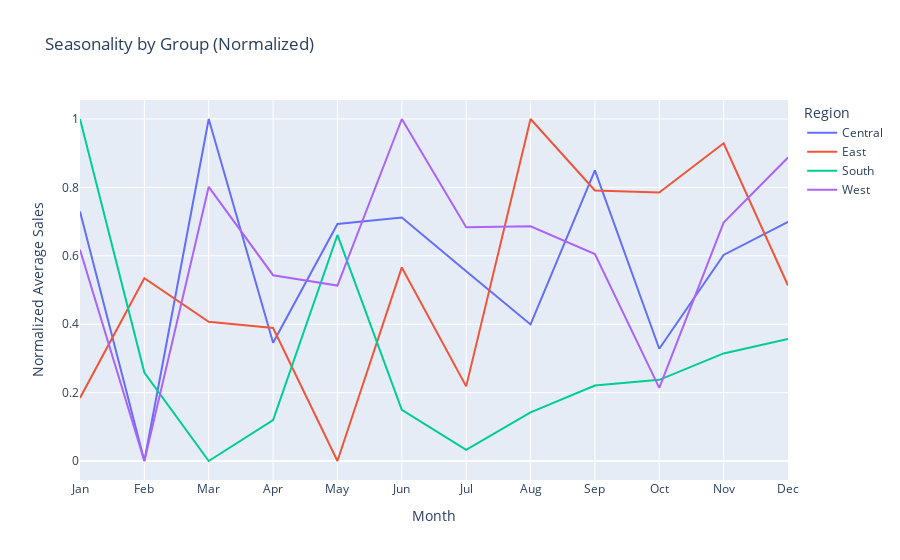

Write notebook code for a chart like this one.
### Markdown cell above
La saisonnalité au niveau de la semaine montre que dans la région du sud, de plus forte ventes se produisent en moyenne. Les mercredis semblent plus tranquille à travers toute les régions.

Toutefois, il existe une tendance saisonnière assez forte tout au long de l'année, par région.

### Code cell
def plot_seasonality_per_group(df, date_col, sales_col, group_col):
    """Plots seasonality for each group over time using Plotly with normalized sales."""
    df[date_col] = pd.to_datetime(df[date_col])
    df['Month'] = df[date_col].dt.month
    df['Year'] = df[date_col].dt.year
    
    # Calculer la tendance de la saisonnalité
    seasonality_trend = df.groupby([group_col, 'Month'])[sales_col].mean().reset_index()
    
    # Normaliser les ventes par groupe
    seasonality_trend[sales_col] = seasonality_trend.groupby(group_col)[sales_col].transform(lambda x: (x - x.min()) / (x.max() - x.min()))
    
    # Tracer le graphique
    fig = px.line(seasonality_trend, x='Month', y=sales_col, color=group_col, title='Seasonality by Group (Normalized)')
    fig.update_xaxes(title_text='Month', tickmode='array', tickvals=list(range(1, 13)), 
                     ticktext=['Jan', 'Feb', 'Mar', 'Apr', 'May', 'Jun', 'Jul', 'Aug', 'Sep', 'Oct', 'Nov', 'Dec'])
    fig.update_yaxes(title_text='Normalized Average Sales')
    fig.show()
    
plot_seasonality_per_group(df, 'Order Date', 'Sales', 'Region')

### Figure 1 — Plotly figure (JSON) as saved in the notebook; plotly's stock layout.template omitted (floating-point values rounded to 4 significant figures)
{"data": [{"hovertemplate": "Region=Central<br>Month=%{x}<br>Sales=%{y}<extra></extra>", "legendgroup": "Central", "line": {"color": "#636efa", "dash": "solid"}, "marker": {"symbol": "circle"}, "mode": "lines", "name": "Central", "orientation": "v", "showlegend": true, "type": "scatter", "x": [1, 2, 3, 4, 5, 6, 7, 8, 9, 10, 11, 12], "xaxis": "x", "y": [0.7292, 0, 1, 0.3458, 0.693, 0.7121, 0.5549, 0.3993, 0.8496, 0.3282, 0.6024, 0.6995], "yaxis": "y"}, {"hovertemplate": "Region=East<br>Month=%{x}<br>Sales=%{y}<extra></extra>", "legendgroup": "East", "line": {"color": "#EF553B", "dash": "solid"}, "marker": {"symbol": "circle"}, "mode": "lines", "name": "East", "orientation": "v", "showlegend": true, "type": "scatter", "x": [1, 2, 3, 4, 5, 6, 7, 8, 9, 10, 11, 12], "xaxis": "x", "y": [0.1843, 0.5346, 0.4073, 0.3888, 0, 0.566, 0.2182, 1, 0.7912, 0.7851, 0.9289, 0.513], "yaxis": "y"}, {"hovertemplate": "Region=South<br>Month=%{x}<br>Sales=%{y}<extra></extra>", "legendgroup": "South", "line": {"color": "#00cc96", "dash": "solid"}, "marker": {"symbol": "circle"}, "mode": "lines", "name": "South", "orientation": "v", "showlegend": true, "type": "scatter", "x": [1, 2, 3, 4, 5, 6, 7, 8, 9, 10, 11, 12], "xaxis": "x", "y": [1, 0.2588, 0, 0.1193, 0.6609, 0.1498, 0.03242, 0.142, 0.2205, 0.2373, 0.3145, 0.3567], "yaxis": "y"}, {"hovertemplate": "Region=West<br>Month=%{x}<br>Sales=%{y}<extra></extra>", "legendgroup": "West", "line": {"color": "#ab63fa", "dash": "solid"}, "marker": {"symbol": "circle"}, "mode": "lines", "name": "West", "orientation": "v", "showlegend": true, "type": "scatter", "x": [1, 2, 3, 4, 5, 6, 7, 8, 9, 10, 11, 12], "xaxis": "x", "y": [0.6178, 0, 0.8017, 0.5432, 0.5128, 1, 0.6837, 0.686, 0.6054, 0.214, 0.6971, 0.8875], "yaxis": "y"}], "layout": {"legend": {"title": {"text": "Region"}, "tracegroupgap": 0}, "title": {"text": "Seasonality by Group (Normalized)"}, "xaxis": {"anchor": "y", "domain": [0, 1], "tickmode": "array", "ticktext": ["Jan", "Feb", "Mar", "Apr", "May", "Jun", "Jul", "Aug", "Sep", "Oct", "Nov", "Dec"], "tickvals": [1, 2, 3, 4, 5, 6, 7, 8, 9, 10, 11, 12], "title": {"text": "Month"}}, "yaxis": {"anchor": "x", "domain": [0, 1], "title": {"text": "Normalized Average Sales"}}}}
